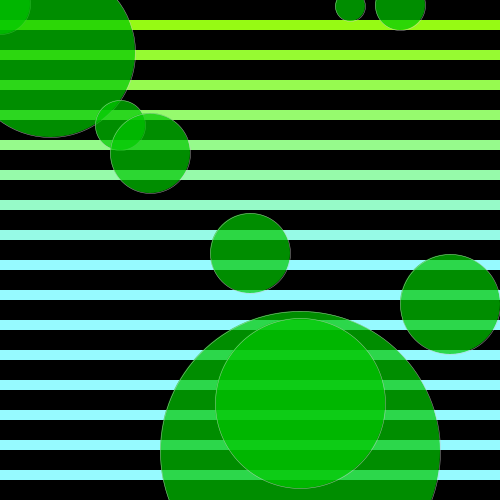
Frame 1 (no input)
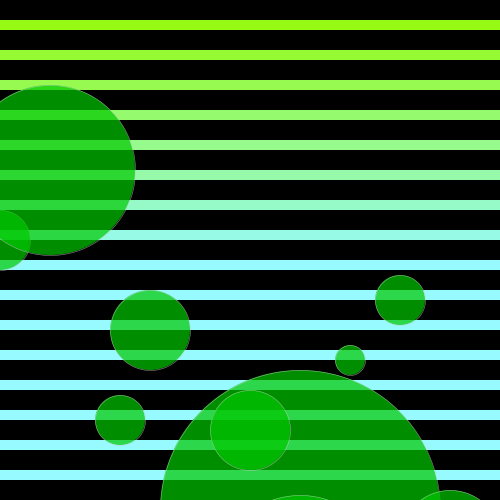
Frame 60 (the mouse pressed at the canvas centre just before this capture)
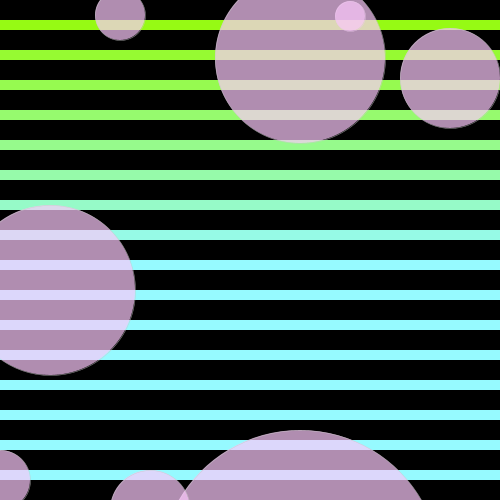
Frame 120 (the mouse held since frame 60 and released just before this capture)

The Processing sketch that drew these frames (run headless with seeded random() and noise(); from frame 60 on, the mouse is pressed at the canvas centre):

// Processing sketch: processing_142958
// ── processing_142958.pde

//Eunbi Oh ART3001-SP14 March 27, 2014 Thursday
//Homework 9(Dumb Agents. objects from 2 classes colliding within class and between different classes.)


Circle c1;
Circle c2;
Circle c3;
Circle c4;
Circle c5;
Circle c6;
Circle c7;
Circle c8;
Circle c9;
Circle c10;
 
int y = 1;
 
void setup() {
  size(500, 500);
  c1 = new Circle(color(200, 200), 0, 0, 60, 60, 4);
  c2 = new Circle(color(200, 200), 50, 50, 170, 170, 2);
  c3 = new Circle(color(200, 200), 120, 120, 50, 50, 5);
  c4 = new Circle(color(200, 200), 300, 450, 280, 280, 1);
  c5 = new Circle(color(200, 200), 350, 0, 30, 30, 6);
  c6 = new Circle(color(200, 200), 300, 400, 170, 170, 3);
  c7 = new Circle(color(200, 200), 250, 250, 80, 80, 3);
  c8 = new Circle(color(200, 200), 150, 150, 80, 80, 3);
  c9 = new Circle(color(200, 200), 400, 0, 50, 50, 5);
  c10 = new Circle(color(200, 200), 450, 300, 100, 100, 4);
}
 
void draw() {
  background(0);
  //object of background color and locate
  for (int y = 500; y>0; y=y-30) {// space between rectangle
    noStroke();
    fill(150, 250, y);
    rect(0, y, 500, 10);
  }
 
  c1.move();
  c1.display();
  c2.move();
  c2.display();
  c3.move();
  c3.display();
  c4.move();
  c4.display();
  c5.move();
  c5.display();
  c6.move();
  c6.display();
  c7.move();
  c7.display();
  c8.move();
  c8.display();
  c9.move();
  c9.display();
  c10.move();
  c10.display();
}
 
 
class Circle {
  color c;
  float x;
  float y;
  float cWidth;
  float cHeight;
  float yspeed;
 
  Circle(color tempC, float tempX, float tempY, float tempCwidth, float tempCheight, float tempYspeed) {
    c = tempC;
    x = tempX;
    y = tempY;
    cWidth = tempCwidth;
    cHeight = tempCheight;
    yspeed = tempYspeed;
  }
 
  void display() {
    smooth();
    strokeWeight(.5);
    stroke(c);
    fill(mouseX,200,mouseY,180);
    ellipse(x, y, cWidth, cHeight);
  }
 
  void move() {
     y=y+yspeed;
    if (y>height+150) {
     y=-50;//speed rate of falling bubbles
    }
  }
}
